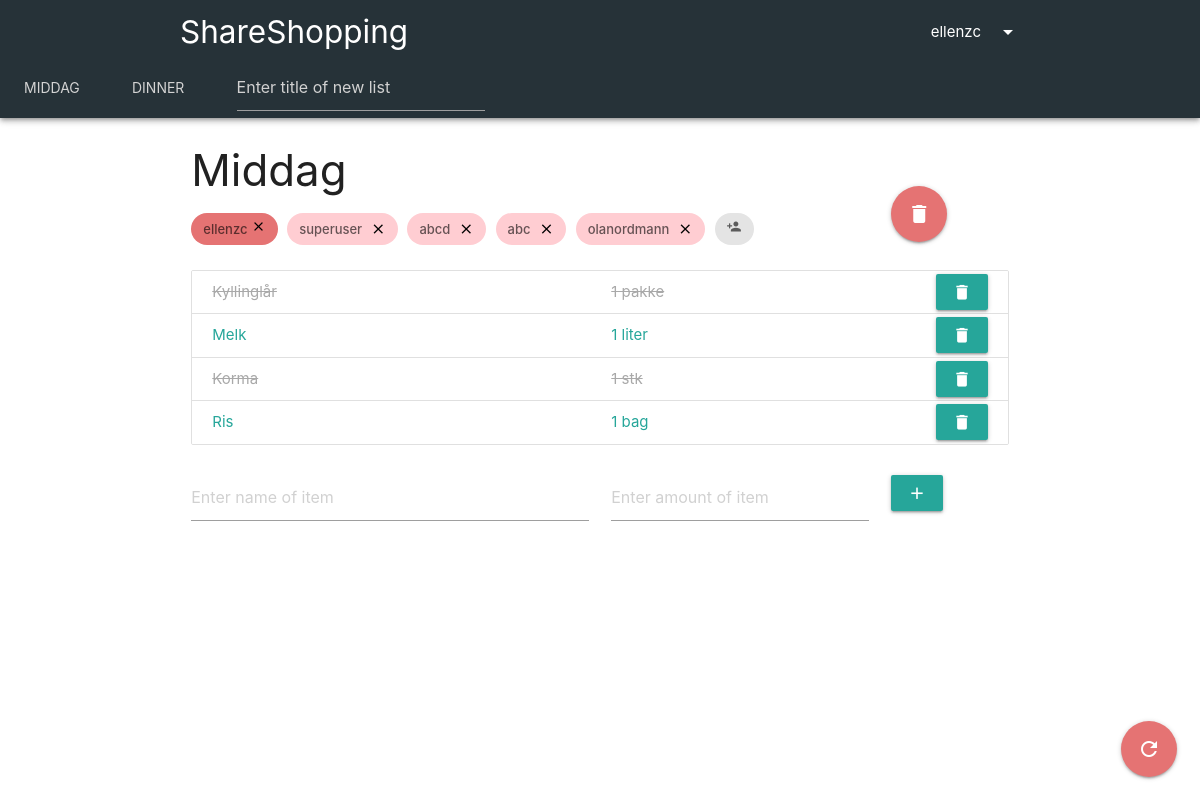
The page /main/shopping-lists/3 (signed in) on the database its author committed.
### shopping_list/models.py (models this page shows, shortened)
class ShoppingList(models.Model):
    title = models.CharField(max_length=25)
    owner = models.ForeignKey(User, on_delete=models.CASCADE, default=1, related_name='owner')
    participants = models.ManyToManyField(User, related_name='participants')
    admins = models.ManyToManyField(User, related_name='admins')

class Item(models.Model):
    name = models.CharField(max_length=80)
    amount = models.CharField(max_length=20)
    bought = models.BooleanField(default=False)
    shopping_list = models.ForeignKey(ShoppingList, on_delete=models.CASCADE, default=default_shopping_list_ID)
    creator = models.ForeignKey(User, on_delete=models.SET_NULL, default=1, null=True)

### shopping_list/views.py (the view)
# urls.py: path('shopping-lists/<shopping_list_id>', views.shopping_list_details, name='detail'),
@login_required(login_url='')
def shopping_list_details(request, shopping_list_id):
    error_message = 'Could not view the shopping list.'
    user = request.user
    try:
        shopping_list = ShoppingList.objects.get(pk=shopping_list_id)
    except ShoppingList.DoesNotExist:
        messages.error(request, 'The shopping list has either been deleted or you might not have permission to view it. ' + error_message)
        return redirect('index')
    if not user_is_member_of_shopping_list(request.user, shopping_list):
        messages.error(request, 'You are not a member of the shopping list. ' + error_message)
        return redirect('index')
    my_shopping_lists = get_user_shopping_lists(user)
    shopping_list_form = ShoppingListForm()
    item_list = Item.objects.filter(shopping_list=shopping_list_id)
    context = {
        'shopping_list': shopping_list,             # ShoppingList which is being inspected by user
        'shopping_list_form': shopping_list_form,
        'item_list': item_list,                     # List of Item objects in the inspected ShoppingList
        'item_form': ItemForm(),
        'share_form': ShareForm(),
        'my_shopping_lists': my_shopping_lists,
    }
    return render(request, 'shopping_list/shoppinglist.html', context)

### shopping_list/forms.py
class ShoppingListForm(forms.Form):
    title = forms.CharField(
        max_length=13,
        widget=forms.TextInput(
            attrs={
                'color': 'red',
                'placeholder': 'Enter title of new list'
            }
        )
    )

class ItemForm(forms.Form):
    name = forms.CharField(
        max_length=30,
        widget=forms.TextInput(
            attrs={
                'placeholder': 'Enter name of item',
            }
        )
    )
    amount = forms.CharField(
        max_length=15,
        widget=forms.TextInput(
            attrs={
                'placeholder': 'Enter amount of item',
            }
        )
    )

### shopping_list/views.py (called while the page is built)
def get_user_shopping_lists(user):
    owned_shopping_lists = ShoppingList.objects.filter(owner=user)
    other_shopping_lists = ShoppingList.objects.filter(participants=user)
    other2_shopping_lists = ShoppingList.objects.filter(admins=user)
    my_shopping_lists = other_shopping_lists | owned_shopping_lists | other2_shopping_lists
    return my_shopping_lists.distinct().order_by('id')

def user_is_member_of_shopping_list(user, shopping_list):
    return user == shopping_list.owner or user in shopping_list.participants.all() \
           or user in shopping_list.admins.all()

### shopping_list/templates/shopping_list/shoppinglist.html (shortened to what this page needs)
{% extends 'shopping_list/index.html' %}
{% block content %}
<div class="container">
    <div class="row">
        <div class="col s12">
            <div class="row">
                <div class="col s10">
                    <h3>{{ shopping_list.title }}</h3>
                    <div class="chip red lighten-2">
                        {{ shopping_list.owner }}
                        {% if user == shopping_list.owner %}
                            <a id="myBtn" style="color:black"><i class="tiny material-icons">close</i></a>
                        {% endif %}
                    </div>
                    {% for admin in shopping_list.admins.all %}
                        <div class="chip red lighten-4">
                            {{ admin }}
                            {% if user == shopping_list.owner or user == admin %}
                                <a href="{% url 'remove-user-from-shopping-list' shopping_list.id admin.username %}" style="color:black"><i class="close material-icons">close</i></a>
                            {% endif %}
                        </div>
                    {% endfor %}
                    <a href="#"><div class="chip"><i class="tiny material-icons toggle-visibility">person_add</i></div></a>
                </div>
                <div class="col s2"><br><br><br>
                    {% if user == shopping_list.owner %}
                        <a class=" btn-floating btn-large red lighten-2" id="myBtn2" href="{% url 'delete-shopping-list' shopping_list.id %}">
                            <i class="large material-icons">delete</i>
                        </a>
                    {% endif %}
                </div>
            </div>
            <div class="collection">
                {% for item in item_list %}
                        {% if item.bought %}
                            <a href="{% url 'not-bought' item.id shopping_list.id %}" class="collection-item row">
                                <div class="col s6 item-bought">{{ item.name }}</div>
                                <div class="col s3 item-bought">{{ item.amount }}</div>
                                {% if shopping_list.owner == user or item.creator == user %}
                                    <form action="{% url 'delete-item' item.id shopping_list.id %}" method='POST' class="col s1 offset-s2 button-fix">
                                    <button type="submit" class="waves-effect waves-light btn secondary-content">
                                        <i class="material-icons">delete</i>
                                    </button>
                                    </form>
                                {% endif %}
                            </a>
                        {% else %}
                            <a href="{% url 'bought' item.id shopping_list.id %}" class="collection-item row">
                                <div class="col s6">{{ item.name }} </div>
                                <div class="col s3">{{ item.amount }}</div>
                                {% if shopping_list.owner == user or item.creator == user %}
                                <form action="{% url 'delete-item' item.id shopping_list.id %}" method='POST' class="col s1 offset-s2 button-fix">
                                    <button type="submit" class="waves-effect waves-light btn secondary-content">
                                        <i class="material-icons">delete</i>
                                    </button>
                                </form>
                                {% endif %}
                            </a>
                        {% endif %}
                {% endfor %}
                </div>
            <div class="row">
                <form action="{% url 'add' shopping_list.id %}" method='POST' class="col s12">
                    <div class="row">
                        <div class="input-field col s6">{{ item_form.name }}</div>
                        <div class="input-field col s4">{{ item_form.amount }}</div>
                        <div class="input-field col s2">
                            <button type="submit" class="waves-effect waves-light btn">
                                <i class="material-icons">add</i>
                            </button>
                        </div>
                    </div>
                </form>
            </div>
            <div class="fixed-action-btn">
                  <a class="btn-floating btn-large red lighten-2" href="">
                    <i class="large material-icons">refresh</i>
                  </a>
            </div>
        </div>
    </div>
</div>
{% endblock %}

### shopping_list/templates/shopping_list/index.html (shortened to what this page needs)
<!DOCTYPE html>
<html lang="en">
<head>
    {% load static %}
    <link rel="stylesheet" href="https://cdnjs.cloudflare.com/ajax/libs/materialize/1.0.0/css/materialize.min.css">
    <link rel="stylesheet" href="https://unpkg.com/simplebar@latest/dist/simplebar.css" />
</head>
<body>
<div class="z-depth-2">
<nav class="nav-extended blue-grey darken-4">
    <div class="nav-wrapper">
        <div class="container">
            <a href="#" class="brand-logo">ShareShopping</a>
                <a class="right hide-on-small-only dropdown-trigger" href="#" data-target="dropdown1">{{ user.username }}<i class="material-icons right">arrow_drop_down</i></a>
        </div>
    </div>
</nav>
    <div class="col s12 blue-grey darken-4 hide-on-med-and-down" style="height:54px;">
        <ul data-simplebar class="tabs blue-grey darken-4">
            {% for shopping_list in my_shopping_lists %}
            <li class="tab"><a href="{% url 'detail' shopping_list.id %}" style="color: lightgrey;">{{ shopping_list.title }}</a></li>
            {% endfor %}
            <li class="tab">
                <a>
                <form action="{% url 'create-list' %}" method='POST' style="margin-top: -15px; margin-bottom: -15px; overflow-x: hidden;">
                    <div class="row">
                        <div class="input-field col s12">{{ shopping_list_form.title }}</div>
                    </div>
                </form>
                </a>
            </li>
        </ul>
    </div>
</div>
{% block content %}
{% endblock %}
</body>
</html>

### shopping_list/templates/shopping_list/index.html (style rules this page uses)
a { color: black; text-decoration: none; }
.item-bought { text-decoration: line-through; -webkit-text-fill-color: darkgray; color: darkgrey; }
.button-fix { float: right; margin-top: -7px; margin-bottom: -7px; }
#id_title { color: lightgrey; }

### rows shown on the page
ShoppingList: title "MIDDAG", title "Middag", owner "ellenzc"
ShoppingList: title "DINNER"
Item: name "Kyllinglår", amount "1 pakke"
Item: name "Melk", amount "1 liter"
Item: name "Korma", amount "1 stk"
Item: name "Ris", amount "1 bag"

### other values the page prints
{{ user.username }} "ellenzc"
{{ admin }} "superuser"
{{ admin }} "abcd"
{{ admin }} "abc"
{{ admin }} "olanordmann"
